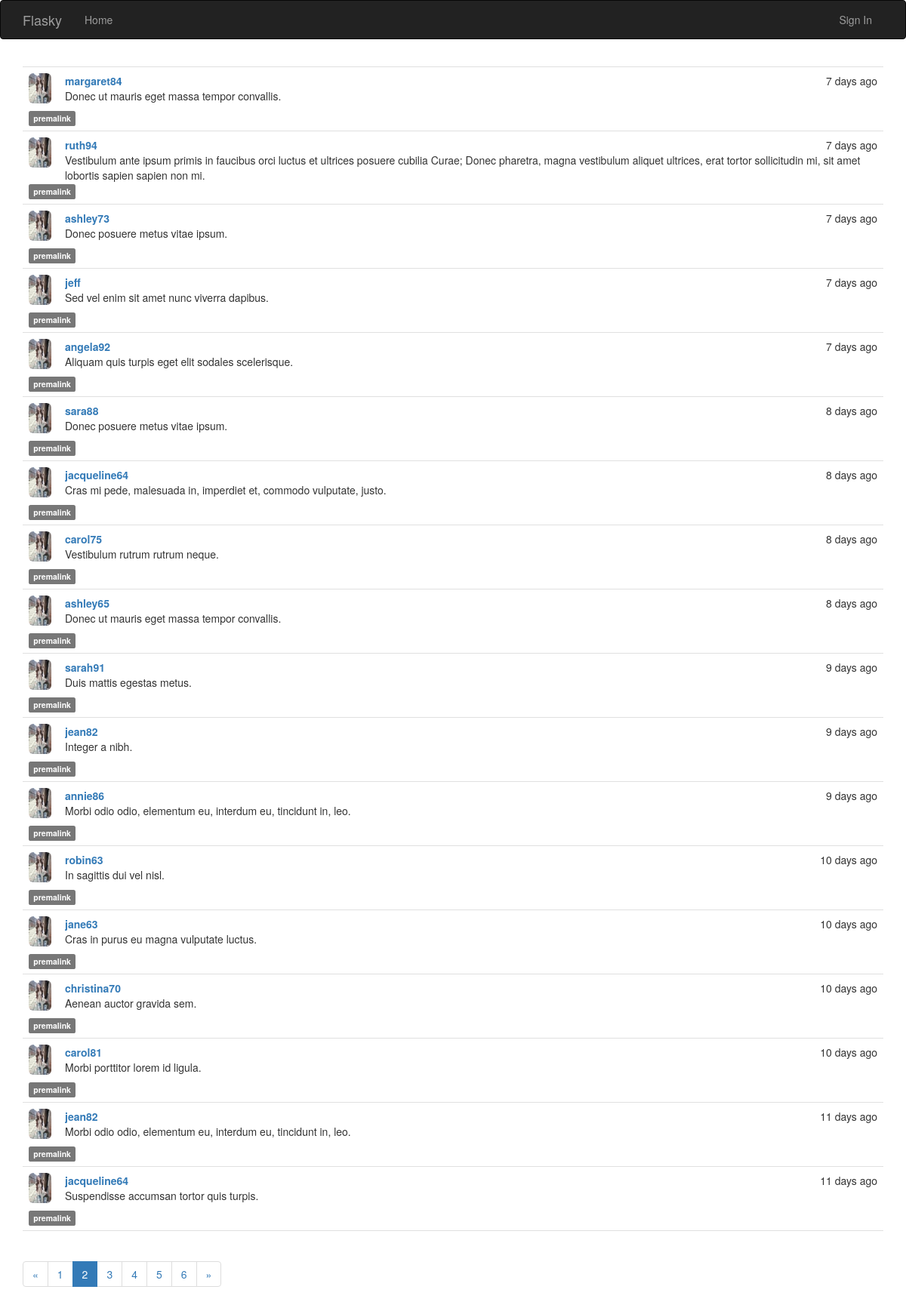
Screenshot of /?page=2 with the database file from the repository.
### app/models.py (models this page shows, shortened)
class Post(db.Model):
    __tablename__='posts'
    id=db.Column(db.Integer,primary_key=True)
    body_html=db.Column(db.Text)
    body=db.Column(db.Text)
    timestamp=db.Column(db.DateTime,default=datetime.utcnow)
    author_id=db.Column(db.Integer,db.ForeignKey('users.id'))

class User(db.Model,UserMixin):
    __tablename__ = 'users'
    id = db.Column(db.Integer, primary_key=True)
    email=db.Column(db.String(64),unique=True,index=True)
    username = db.Column(db.String(64), unique=True, index=True)
    name=db.Column(db.String(64))
    location=db.Column(db.String(64))
    about_me=db.Column(db.Text())
    member_since=db.Column(db.DateTime(),default=datetime.utcnow)
    last_seen=db.Column(db.DateTime(),default=datetime.utcnow)
    password_hash=db.Column(db.String(128))
    role_id = db.Column(db.Integer, db.ForeignKey('roles.id'))
    confirmed = db.Column(db.Boolean, default=False)
    upload_picture=db.Column(db.Boolean,default=False)
    posts=db.relationship('Post',backref='author',lazy='dynamic')
    followed = db.relationship('Follow',
        foreign_keys=[Follow.follower_id],
        backref=db.backref('follower', lazy='joined'),
        lazy='dynamic',
        cascade='all, delete-orphan')
    followers = db.relationship('Follow',
        foreign_keys=[Follow.followed_id],
        backref=db.backref('followed', lazy='joined'),
        lazy='dynamic',
        cascade='all, delete-orphan')
    def picture_url(self):
        if os.path.isfile('app\\static\\picture\\{}.jpg'.format(self.username)):
            return url_for('static',filename='picture/{}.jpg'.format(self.username),_external=True)
        return url_for('static',filename='picture/{}.jpg'.format('default'),_external=True)
    @property
    def password(self):
        raise AttributeError('password not readable')

### app/main/views.py (the view)
@main.route('/',methods=['GET','POST'])
def index():
    form=PostArticle()
    page = request.args.get('page', 1, type=int)
    pagination = Post.query.order_by(Post.timestamp.desc()).paginate(
    page, per_page=current_app.config['FLASKY_POSTS_PER_PAGE'],
        error_out=False)
    posts = pagination.items
    if form.validate_on_submit():
        p=Post(body=form.text.data,author_id=current_user.id)
        db.session.add(p)
        return redirect('/')
    return render_template('index.html',form=form,utctime=datetime.utcnow(),posts=posts,pagination=pagination)

### app/auth/__init__.py (called while the page is built)
@auth.before_app_request
def before_request():
    if current_user.is_authenticated:
        current_user.ping()
    if current_user.is_authenticated and not current_user.confirmed and request.endpoint[:5]!='auth.':
        return redirect(url_for('auth.unconfirm',username=current_user.username))

### app/main/__init__.py (called while the page is built)
@main.app_context_processor
def inject_permissions():
    return dict(Permission=Permission)

### app/models.py (called while the page is built)
    def can(self, permissions):
        return False

    def is_administrator(self):
        return False

### app/templates/index.html (shortened to what this page needs)
{% extends 'base.html' %}
{% import 'bootstrap/wtf.html' as wtf %}
{% import '_macros.html' as macros %}
{% block page_content -%}
{% include '_post.html' %}
<div class="pagination">
{{ macros.pagination_widget(pagination, '.index') }}
</div>
{% endblock page_content -%}

### app/templates/_post.html (shortened to what this page needs)
<ul class="posts">
    {% for post in posts %}
    <li class="post">
        <div class="profile-thumbnail">
            <a href="{{ url_for('.profile', username=post.author.username) }}">
                <img class="img-rounded profile-thumbnail" src="{{ post.author.picture_url() }}" width="30" height="40"/>
            </a>
        </div>
        <div class="post-content">
        <div class="post-date">{{ moment(post.timestamp).fromNow() }}</div>
        <div class="post-author">
            <a href="{{ url_for('.profile', username=post.author.username) }}">
                {{ post.author.username }}
            </a>
        </div>
        <div class="post-body">
            {%- if post.body_html -%}
            {{ post.body_html|safe }}
            {%- else %}
            {{ post.body }}
            {%- endif %}
        </div>
        </div>
        <div class="post-footer">
            <a href="{{ url_for('.post',id=post.id) }}"><span class="label label-default">premalink</span></a>
        </div>
    </li>
    {% endfor %}
</ul>

### app/static/style.css (style rules this page uses)
.profile-thumbnail { position: absolute; }
ul.posts { list-style-type: none; padding: 0px; margin: 16px 0px 0px 0px; border-top: 1px solid #e0e0e0; }
ul.posts li.post { padding: 8px; border-bottom: 1px solid #e0e0e0; }
div.post-date { float: right; position: positive; }
div.post-author { font-weight: bold; position: positive; }
div.post-content { margin-left: 48px; min-height: 48px; }

### rows the page displays
Post: timestamp "7 days ago", author.username "margaret84", body "Donec ut mauris eget massa tempor convallis."
Post: timestamp "7 days ago", author.username "ruth94", body "Vestibulum ante ipsum primis in faucibus orci luctus et ultrices posuere cubilia Curae; Donec pharetra, magna vestibulum aliquet ultrices, erat tortor sollicitudin mi, sit amet lobortis sapien sapien non mi."
Post: timestamp "7 days ago", author.username "ashley73", body "Donec posuere metus vitae ipsum."
Post: timestamp "7 days ago", author.username "jeff", body "Sed vel enim sit amet nunc viverra dapibus."
Post: timestamp "7 days ago", author.username "angela92", body "Aliquam quis turpis eget elit sodales scelerisque."
Post: timestamp "8 days ago", author.username "sara88", body "Donec posuere metus vitae ipsum."
Post: timestamp "8 days ago", author.username "jacqueline64", body "Cras mi pede, malesuada in, imperdiet et, commodo vulputate, justo."
Post: timestamp "8 days ago", author.username "carol75", body "Vestibulum rutrum rutrum neque."
Post: timestamp "8 days ago", author.username "ashley65", body "Donec ut mauris eget massa tempor convallis."
Post: timestamp "9 days ago", author.username "sarah91", body "Duis mattis egestas metus."
Post: timestamp "9 days ago", author.username "jean82", body "Integer a nibh."
Post: timestamp "9 days ago", author.username "annie86", body "Morbi odio odio, elementum eu, interdum eu, tincidunt in, leo."
Post: timestamp "10 days ago", author.username "robin63", body "In sagittis dui vel nisl."
Post: timestamp "10 days ago", author.username "jane63", body "Cras in purus eu magna vulputate luctus."
Post: timestamp "10 days ago", author.username "christina70", body "Aenean auctor gravida sem."
Post: timestamp "10 days ago", author.username "carol81", body "Morbi porttitor lorem id ligula."
Post: timestamp "11 days ago", author.username "jean82", body "Morbi odio odio, elementum eu, interdum eu, tincidunt in, leo."
Post: timestamp "11 days ago", author.username "jacqueline64", body "Suspendisse accumsan tortor quis turpis."

### other values shown
{{ p }} "1" "3" "4" "5" "6"
{{ p }} "2"
